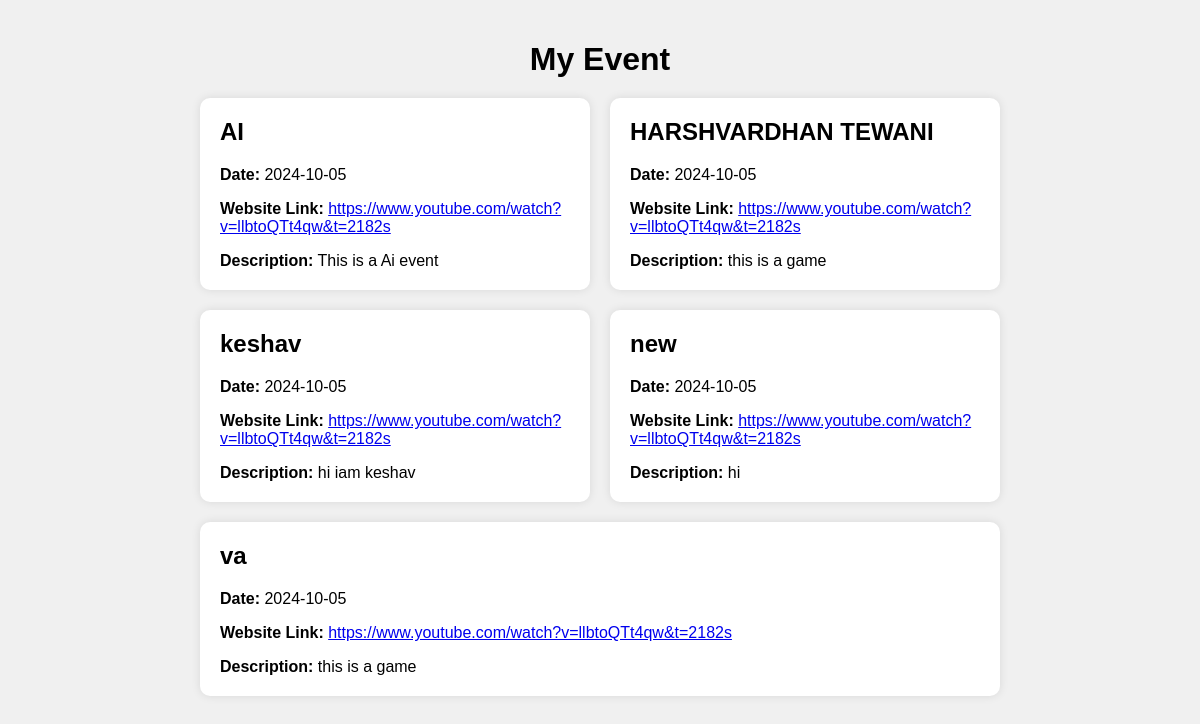
Screenshot of /task-list/ (signed in) with the database file from the repository.
### base/models.py (models this page shows, shortened)
class Task(models.Model):
    user = models.ForeignKey(User, on_delete=models.CASCADE, null=True, blank=True)
    name = models.CharField(max_length=200)
    date_is_here= models.CharField(max_length=200)
    website_link = models.TextField(null=True, blank=True)
    description = models.TextField(null=True, blank=True)
    class Meta:
        ordering = ['name']

### base/views.py (the view)
# urls.py: path('task-list/',TaskList.as_view(), name='tasks'),
class TaskList(ListView):
    model=Task
    template_name="task_list.html"
    def dispatch(self, request, *args, **kwargs):
        if request.user.is_anonymous:
            return redirect("/signin")
        return super().dispatch(request, *args, **kwargs)

### base/templates/task_list.html (shortened to what this page needs)
<!DOCTYPE html>
<html lang="en">
<head>
</head>
<body>
    <div class="container">
        <h1>My Event</h1>
        <div class="card-container">
            {% for task in object_list %}
            <div class="card">
                <h2>{{ task.name }}</h2>
                <p><strong>Date:</strong> {{ task.date_is_here }}</p>
                <p><strong>Website Link:</strong> <a href="{{ task.website_link }}" target="_blank">{{ task.website_link }}</a></p>
                <p><strong>Description:</strong> {{ task.description }}</p>
            </div>
            {% empty %}
            <div class="no-items">
                <p>No items in list</p>
            </div>
            {% endfor %}
        </div>
    </div>
</body>
</html>

### base/templates/task_list.html (style rules this page uses)
body { font-family: Arial, sans-serif; background-color: #f0f0f0; margin: 0; padding: 0; }
.container { max-width: 800px; margin: 0 auto; padding: 20px; }
h1 { text-align: center; margin-bottom: 20px; }
.card-container { display: flex; flex-wrap: wrap; gap: 20px; }
.card { background-color: #fff; border-radius: 10px; box-shadow: 0 0 10px rgba(0, 0, 0, 0.1); padding: 20px; flex: 1 0 300px; }
.card h2 { margin-top: 0; }
.card p { margin-bottom: 10px; }
.card p:last-child { margin-bottom: 0; }

### rows the page displays
Task: name "AI", date_is_here "2024-10-05", website_link "https://www.youtube.com/watch?v=llbtoQTt4qw&t=2182s", description "This is a Ai event"
Task: name "HARSHVARDHAN TEWANI", date_is_here "2024-10-05", website_link "https://www.youtube.com/watch?v=llbtoQTt4qw&t=2182s", description "this is a game"
Task: name "keshav", date_is_here "2024-10-05", website_link "https://www.youtube.com/watch?v=llbtoQTt4qw&t=2182s", description "hi iam keshav"
Task: name "new", date_is_here "2024-10-05", website_link "https://www.youtube.com/watch?v=llbtoQTt4qw&t=2182s", description "hi"
Task: name "va", date_is_here "2024-10-05", website_link "https://www.youtube.com/watch?v=llbtoQTt4qw&t=2182s", description "this is a game"
